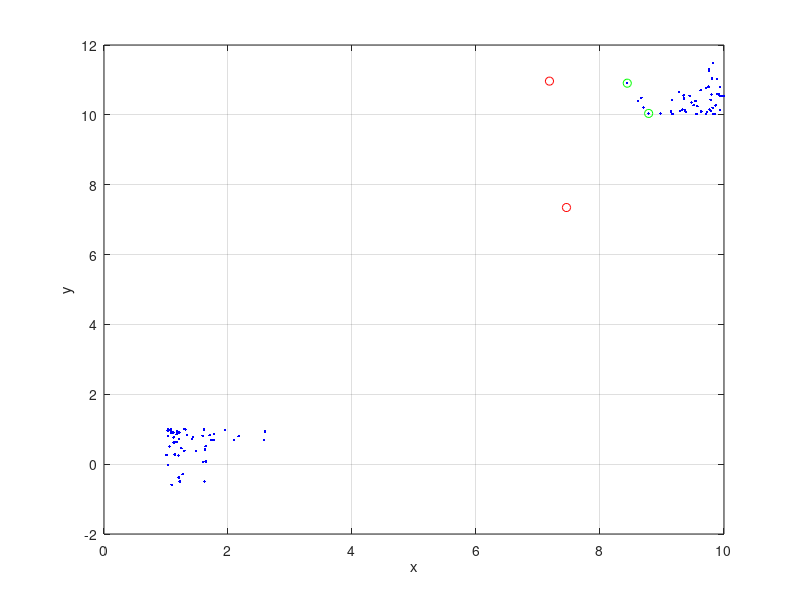
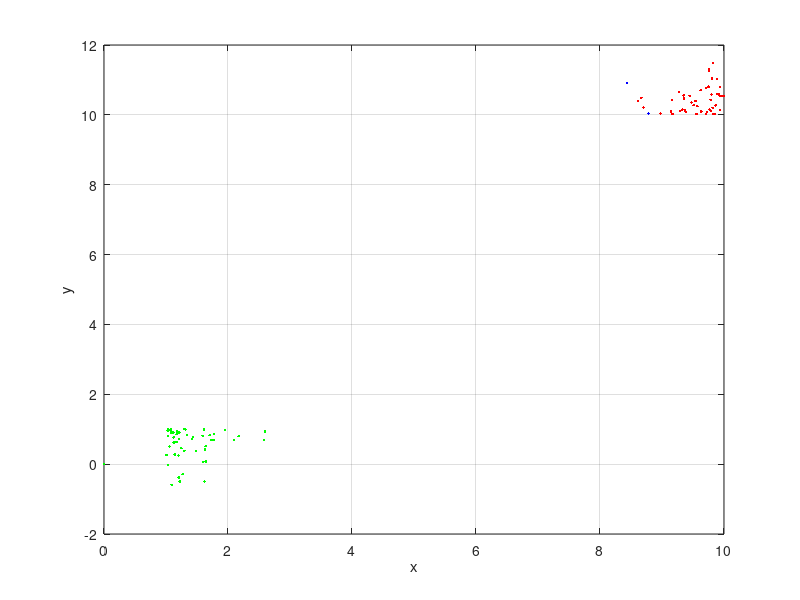

Source code (MATLAB) for these figures, in order:
clc,close all,clear all

% Number of clusters this is given information
Ncl = 2; 

x1center  = 1;
y1center  = 1;
x2center  = 10;
y2center  = 10;




N = 100;
x = zeros(N,1);
y = zeros(N,1);
lc1 = zeros(N,1);
lc2 = zeros(N,1);



for i=1:N    
    if mod(i,2)==0 
        x(i) = x1center + 2*rand*sin(rand) ;
        y(i) = x1center - 2*rand*sin(rand);
    else
        x(i) = x2center - 2*rand*sin(rand) ;
        y(i) = x2center + 2*rand*sin(rand) ;      
    end
    
end


figure (1)
plot(x,y,'b.')
xlabel('x')
xlabel('y')
grid on


while(true)
xc1 = max(x)*rand;
yc1 = max(y)*rand;
xc2 = max(x)*rand;
yc2 = max(y)*rand;

for i=1:length(x)
    lc1(i) = sqrt( (xc1 - x(i)).^2 + ( yc1 - y(i)).^2  );
    lc2(i) = sqrt( (xc2 - x(i)).^2 + ( yc2 - y(i)).^2  );
end

 if lc1(1)*lc2(1)< 0.5*max(x).^2 break;
 end

end



hold on
plot(xc1,yc1,'ro')
hold on
plot(xc2,yc2,'ro')
xlabel('x')
ylabel('y')


% Calculation the lengths
% for 1 center
lc1 = zeros(N,1);
lc2 = zeros(N,1);

k = 0;
while (true)
k = k+1

for i=1:length(x)
    lc1(i) = sqrt( (xc1 - x(i)).^2 + ( yc1 - y(i)).^2  );
    lc2(i) = sqrt( (xc2 - x(i)).^2 + ( yc2 - y(i)).^2  );
end



[M1,I1] = min(lc1)
[M2,I2] = min(lc2)

xc1_new = x(I1);
xc2_new = x(I2);

yc1_new = y(I1);
yc2_new = y(I2);


if  ((xc1_new - xc1)< 0.01  && (xc2_new - xc2)< 0.01 && (yc1_new - yc1)< 0.1  && (yc2_new - yc2)< 0.1 )  break;
end

xc1 = xc1_new;
xc2 = xc2_new;

yc1 = yc1_new;
yc2 = yc2_new;

end

hold on
plot(xc1,yc1,'go')
hold on
plot(xc2,yc2,'go')
xlabel('x')
ylabel('y')


x1 = zeros(N,1);
y1 = zeros(N,1);
x2 = zeros(N,1);
y2 = zeros(N,1);


% Changing Color For clusters
for i = 1:N
    if (lc1(i)< 2)
        x1(i) = x(i); y1(i) = y(i);
    else
        x2(i) = x(i); y2(i) = y(i);
    end
end

figure(3)
plot(x1,y1,'r.')
grid on
hold on
plot(x2,y2,'g.')
xlabel('x')
ylabel('y')
grid on
hold on
plot(xc1,yc1,'b.')
hold on
plot(xc2,yc2,'b.')

% 2+2 = 10



% add some minor changing
% add minot update with more perfect code
